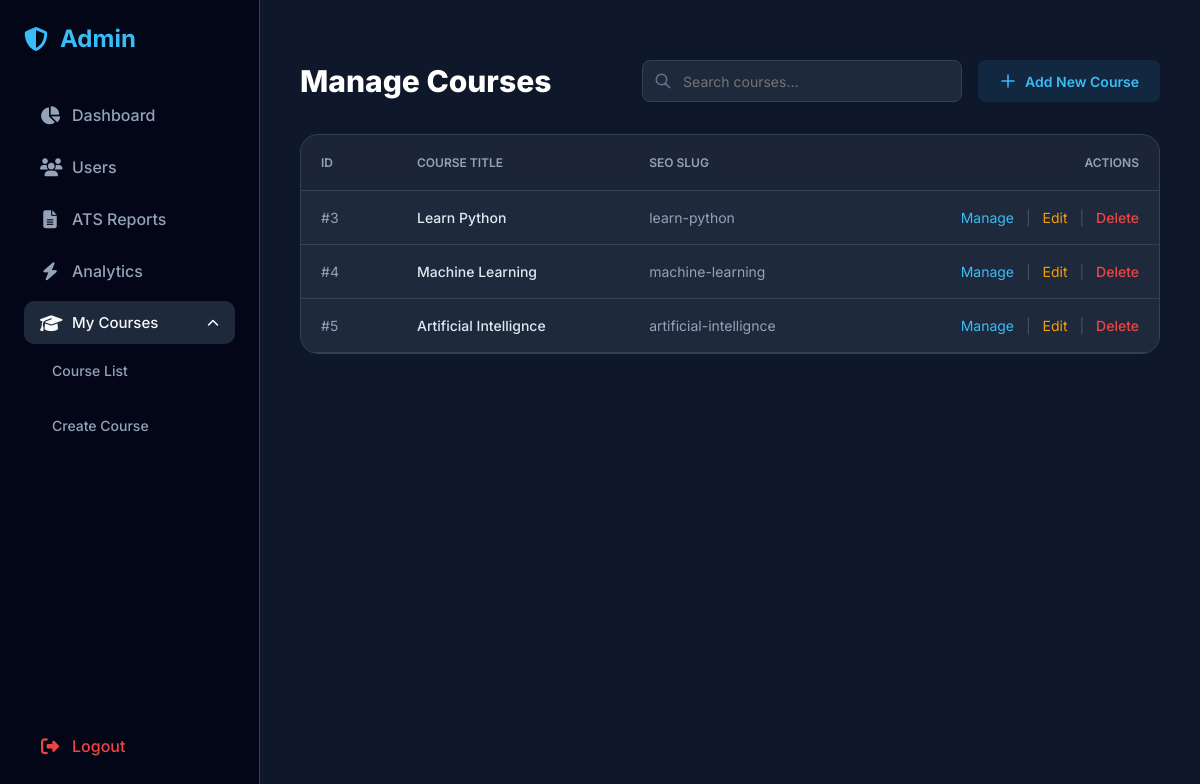
The page /admin/courses on the database its author committed.
### model.py (models this page shows)
class Course(db.Model):
    __tablename__ = 'courses'
    id = db.Column(db.Integer, primary_key=True)
    title = db.Column(db.String(200), nullable=False)
    slug = db.Column(db.String(200), nullable=False)
    description = db.Column(db.Text, nullable=True)

### app.py (the view)
@app.route('/admin/courses')
def admin_courses():
    conn = sqlite3.connect('database.db')
    conn.row_factory = sqlite3.Row
    cursor = conn.cursor()
    cursor.execute("SELECT * FROM courses")
    all_courses = cursor.fetchall()
    conn.close()
    return render_template('admin_courses.html', courses=all_courses)

### app.py (called while the page is built)
@app.teardown_appcontext
def close_connection(exception):
    db = getattr(g, '_database', None)
    if db is not None:
        db.close()

### templates/admin_courses.html (shortened to what this page needs)
{% extends "admin_base.html" %}
{% block content %}
<div class="admin-course-page">
    <div class="page-header">
        <h1 class="page-title">Manage Courses</h1>
        <div class="controls-wrapper">
            <div class="search-input-group">
                <div class="search-icon">
                </div>
                <input type="text" class="custom-search-input" placeholder="Search courses...">
            </div>
            <a href="{{ url_for('create_course') }}" class="btn-add-course" title="Add New Course">
                <svg width="18" height="18" fill="none" stroke="currentColor" viewBox="0 0 24 24">
                    <path stroke-linecap="round" stroke-linejoin="round" stroke-width="2" d="M12 4v16m8-8H4"></path>
                </svg>
                Add New Course
            </a>
        </div>
    </div>
    <div class="table-card">
        <div class="table-responsive">
            <table class="custom-table">
                <thead>
                    <tr>
                        <th style="width: 6rem;">ID</th>
                        <th>Course Title</th>
                        <th>SEO Slug</th>
                        <th style="text-align: right;">Actions</th>
                    </tr>
                </thead>
                <tbody>
                    {% for course in courses %}
                    <tr>
                        <td style="color: #94a3b8;">#{{ course['id'] }}</td>
                        <td style="font-weight: 500;">{{ course['title'] }}</td>
                        <td style="color: #94a3b8;">{{ course['slug'] }}</td>
                        <td class="cell-actions">
                            <a href="{{ url_for('manage_course', course_id=course.id) }}" class="action-link action-manage">Manage</a>
                            <span class="action-divider">|</span>
                            <a href="{{ url_for('edit_course', course_id=course.id) }}" class="action-link action-edit">Edit</a>
                            <span class="action-divider">|</span>
                            <form action="{{ url_for('delete_course', course_id=course.id) }}" method="POST" class="action-form">
                                <button type="submit" class="btn-delete" onclick="return confirm('Delete this course?');">
                                    Delete
                                </button>
                            </form>
                        </td>
                    </tr>
                    {% endfor %}
                </tbody>
            </table>
        </div>
    </div>
</div>
{% endblock %}

### templates/admin_base.html (style rules this page uses)
:root { --bg-main: #0f172a; --bg-side: #020617; --card-bg: #1e293b; --accent-primary: #38bdf8; --text-main: #f8fafc; --text-muted: #94a3b8; --danger: #ef4444; --success: #22c55e; --warning: #f59e0b; --border: #334155; }
* { margin: 0; padding: 0; box-sizing: border-box; font-family: 'Inter', sans-serif; }
body { display: flex; background: var(--bg-main); color: var(--text-main); min-height: 100vh; }
table { width: 100%; border-collapse: collapse; }
th { color: var(--text-muted); font-weight: 600; font-size: 12px; text-transform: uppercase; padding: 20px; text-align: left; border-bottom: 1px solid var(--border); background: rgba(0,0,0,0.1); }
td { padding: 18px 20px; font-size: 14px; border-bottom: 1px solid var(--border); vertical-align: middle; }
.btn-delete { background: rgba(239, 68, 68, 0.1); color: var(--danger); }

### templates/admin_courses.html (style rules this page uses)
.admin-course-page { margin-top: 20px; font-family: 'Inter', system-ui, sans-serif; color: #e2e8f0; width: 100%; box-sizing: border-box; }
.admin-course-page * { box-sizing: inherit; }
.admin-course-page .page-header { display: flex; justify-content: space-between; align-items: center; margin-bottom: 2rem; gap: 1rem; }
.admin-course-page .page-title { font-size: 1.875rem; font-weight: 800; color: #ffffff; margin: 0; line-height: 1; }
.admin-course-page .controls-wrapper { display: flex; align-items: center; gap: 1rem; }
.admin-course-page .search-input-group { position: relative; width: 320px; height: 42px; }
.admin-course-page .search-icon { position: absolute; top: 0; bottom: 0; left: 0; padding-left: 0.75rem; display: flex; align-items: center; pointer-events: none; color: #64748b; }
.admin-course-page .custom-search-input { width: 100%; height: 100%; background-color: #1e293b; color: #f8fafc; border: 1px solid #334155; border-radius: 0.5rem; padding: 0 1rem 0 2.5rem; outline: none; margin: 0; font-size: 0.875rem; transition: border-color 0.3s; }
.admin-course-page .btn-add-course { display: inline-flex; align-items: center; gap: 0.5rem; background-color: rgba(56, 189, 248, 0.1); color: #38bdf8; padding: 0 1.25rem; border-radius: 0.5rem; text-decoration: none; font-size: 0.875rem; font-weight: 600; cursor: pointer; transition: all 0.3s ease; height: 42px; white-space: nowrap; border: 1px solid transparent; }
.admin-course-page .btn-add-course svg { width: 18px; height: 18px; min-width: 18px; }
.admin-course-page .table-card { background-color: #1e293b; border-radius: 18px; border: 1px solid #334155; overflow: hidden; }
.admin-course-page .table-responsive { overflow-x: auto; }
.admin-course-page .custom-table { width: 100%; text-align: left; border-collapse: collapse; margin: 0; }
.admin-course-page .custom-table th { background-color: rgba(0,0,0,0.1); border-bottom: 1px solid #334155; color: #94a3b8; font-size: 0.75rem; text-transform: uppercase; padding: 20px; font-weight: 600; }
.admin-course-page .custom-table td { padding: 18px 20px; border-bottom: 1px solid #334155; font-size: 0.875rem; color: #e2e8f0; }
.admin-course-page .cell-actions { text-align: right; }
.admin-course-page .action-link { text-decoration: none; margin-right: 0.5rem; transition: opacity 0.2s; }
.admin-course-page .action-manage { color: #38bdf8; }
.admin-course-page .action-edit { color: #f59e0b; }
.admin-course-page .action-divider { color: #475569; margin-right: 0.5rem; }
.admin-course-page .action-form { display: inline; margin: 0; padding: 0; }
.admin-course-page .btn-delete { color: #ef4444; background: transparent; border: none; cursor: pointer; padding: 0; margin: 0; font-size: 0.875rem; font-family: inherit; font-weight: 500; }

### rows shown on the page
Course: id "3", title "Learn Python", slug "learn-python"
Course: id "4", title "Machine Learning", slug "machine-learning"
Course: id "5", title "Artificial Intellignce", slug "artificial-intellignce"
